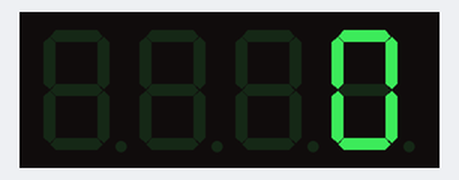
A sketch run on a simulated Arduino Uno, built with avr-gcc and run on an emulated ATmega328P. On the bench: 4-digit seven-segment display.

Above: at 0.1 s.
At 4.2 s:
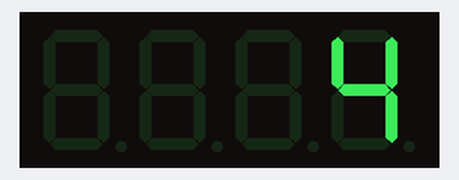
At 9.3 s:
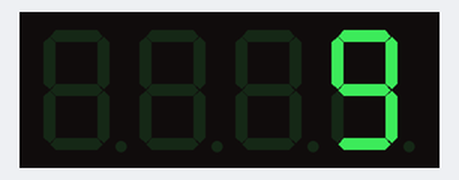
At 19.5 s:
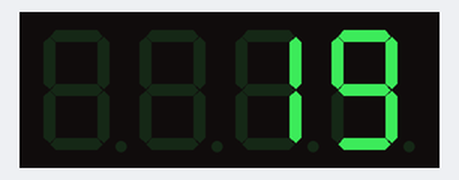
At 28.7 s:
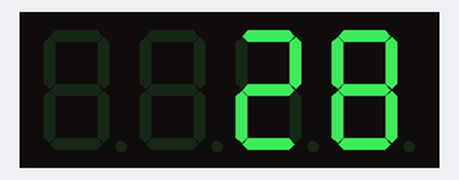
At 38.9 s:
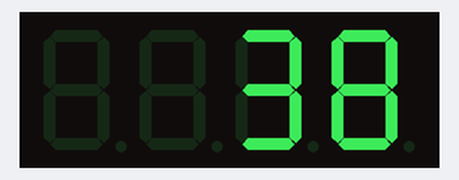

Measured:
- what the display in image 1 shows lasts 1.0 s, from 4.1 s to 5.1 s

The sketch:

TM1637Timer.ino
```cpp
// (licence header left out)
#include <TM1637Display.h>

// Module connection pins (Digital Pins)
#define CLK 7
#define DIO 6

// The amount of time (in milliseconds) between tests
#define TEST_DELAY   1000
int counter = 0;

TM1637Display display(CLK, DIO);

void setup() {
  display.setBrightness(0x02);
}

void loop() {
  display.showNumberDec(counter, false);
  counter++;
  delay(TEST_DELAY);
}
```
